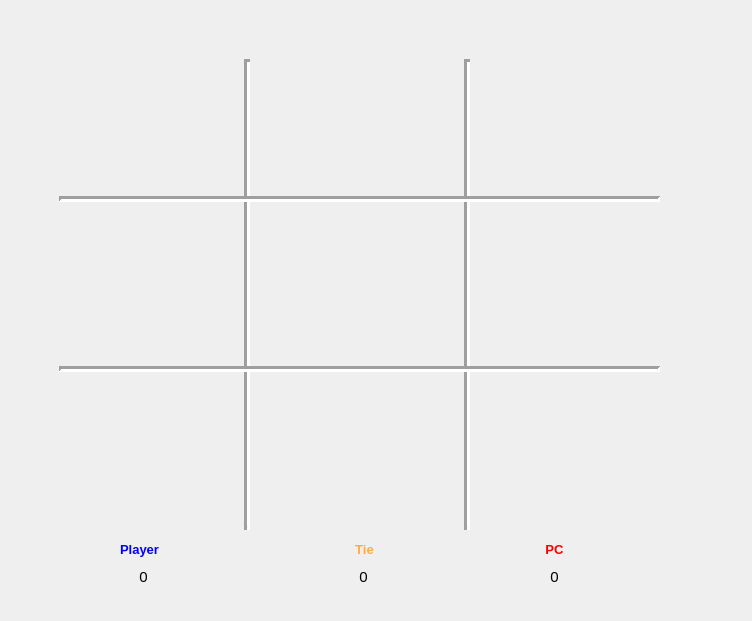
<?xml version="1.0" encoding="UTF-8"?>
<ui version="4.0">
 <class>widget_2</class>
 <widget class="QWidget" name="widget_2">
  <property name="enabled">
   <bool>true</bool>
  </property>
  <property name="geometry">
   <rect>
    <x>0</x>
    <y>0</y>
    <width>752</width>
    <height>621</height>
   </rect>
  </property>
  <property name="windowTitle">
   <string>Tic Tac Toe</string>
  </property>
  <property name="windowIcon">
   <iconset>
    <normaloff>logo.png</normaloff>logo.png</iconset>
  </property>
  <property name="layoutDirection">
   <enum>Qt::LeftToRight</enum>
  </property>
  <property name="styleSheet">
   <string notr="true"/>
  </property>
  <widget class="QWidget" name="mainView" native="true">
   <property name="geometry">
    <rect>
     <x>9</x>
     <y>9</y>
     <width>741</width>
     <height>611</height>
    </rect>
   </property>
   <property name="styleSheet">
    <string notr="true"/>
   </property>
   <widget class="Line" name="line_4">
    <property name="geometry">
     <rect>
      <x>450</x>
      <y>50</y>
      <width>16</width>
      <height>471</height>
     </rect>
    </property>
    <property name="sizePolicy">
     <sizepolicy hsizetype="Fixed" vsizetype="Minimum">
      <horstretch>0</horstretch>
      <verstretch>0</verstretch>
     </sizepolicy>
    </property>
    <property name="font">
     <font>
      <pointsize>11</pointsize>
     </font>
    </property>
    <property name="autoFillBackground">
     <bool>true</bool>
    </property>
    <property name="styleSheet">
     <string notr="true"/>
    </property>
    <property name="lineWidth">
     <number>3</number>
    </property>
    <property name="orientation">
     <enum>Qt::Vertical</enum>
    </property>
   </widget>
   <widget class="Line" name="line">
    <property name="geometry">
     <rect>
      <x>230</x>
      <y>50</y>
      <width>16</width>
      <height>471</height>
     </rect>
    </property>
    <property name="sizePolicy">
     <sizepolicy hsizetype="Fixed" vsizetype="Minimum">
      <horstretch>0</horstretch>
      <verstretch>0</verstretch>
     </sizepolicy>
    </property>
    <property name="font">
     <font>
      <pointsize>11</pointsize>
     </font>
    </property>
    <property name="autoFillBackground">
     <bool>true</bool>
    </property>
    <property name="styleSheet">
     <string notr="true"/>
    </property>
    <property name="lineWidth">
     <number>3</number>
    </property>
    <property name="orientation">
     <enum>Qt::Vertical</enum>
    </property>
   </widget>
   <widget class="QLabel" name="label_00">
    <property name="geometry">
     <rect>
      <x>58</x>
      <y>55</y>
      <width>181</width>
      <height>131</height>
     </rect>
    </property>
    <property name="font">
     <font>
      <pointsize>9</pointsize>
     </font>
    </property>
    <property name="text">
     <string/>
    </property>
    <property name="alignment">
     <set>Qt::AlignCenter</set>
    </property>
   </widget>
   <widget class="QLabel" name="label_01">
    <property name="geometry">
     <rect>
      <x>238</x>
      <y>55</y>
      <width>221</width>
      <height>131</height>
     </rect>
    </property>
    <property name="text">
     <string/>
    </property>
    <property name="alignment">
     <set>Qt::AlignCenter</set>
    </property>
   </widget>
   <widget class="QLabel" name="label_10">
    <property name="geometry">
     <rect>
      <x>48</x>
      <y>185</y>
      <width>191</width>
      <height>171</height>
     </rect>
    </property>
    <property name="text">
     <string/>
    </property>
    <property name="alignment">
     <set>Qt::AlignCenter</set>
    </property>
   </widget>
   <widget class="Line" name="line_2">
    <property name="geometry">
     <rect>
      <x>50</x>
      <y>180</y>
      <width>601</width>
      <height>20</height>
     </rect>
    </property>
    <property name="lineWidth">
     <number>3</number>
    </property>
    <property name="orientation">
     <enum>Qt::Horizontal</enum>
    </property>
   </widget>
   <widget class="Line" name="line_3">
    <property name="geometry">
     <rect>
      <x>50</x>
      <y>350</y>
      <width>601</width>
      <height>20</height>
     </rect>
    </property>
    <property name="lineWidth">
     <number>3</number>
    </property>
    <property name="orientation">
     <enum>Qt::Horizontal</enum>
    </property>
   </widget>
   <widget class="QLabel" name="label_11">
    <property name="geometry">
     <rect>
      <x>238</x>
      <y>185</y>
      <width>221</width>
      <height>171</height>
     </rect>
    </property>
    <property name="text">
     <string/>
    </property>
    <property name="alignment">
     <set>Qt::AlignCenter</set>
    </property>
   </widget>
   <widget class="QLabel" name="label_12">
    <property name="geometry">
     <rect>
      <x>458</x>
      <y>185</y>
      <width>191</width>
      <height>171</height>
     </rect>
    </property>
    <property name="text">
     <string/>
    </property>
    <property name="alignment">
     <set>Qt::AlignCenter</set>
    </property>
   </widget>
   <widget class="QLabel" name="label_21">
    <property name="geometry">
     <rect>
      <x>238</x>
      <y>355</y>
      <width>221</width>
      <height>171</height>
     </rect>
    </property>
    <property name="text">
     <string/>
    </property>
    <property name="alignment">
     <set>Qt::AlignCenter</set>
    </property>
   </widget>
   <widget class="QLabel" name="label_22">
    <property name="geometry">
     <rect>
      <x>458</x>
      <y>355</y>
      <width>191</width>
      <height>171</height>
     </rect>
    </property>
    <property name="text">
     <string/>
    </property>
    <property name="alignment">
     <set>Qt::AlignCenter</set>
    </property>
   </widget>
   <widget class="QLabel" name="label_02">
    <property name="geometry">
     <rect>
      <x>458</x>
      <y>55</y>
      <width>191</width>
      <height>131</height>
     </rect>
    </property>
    <property name="text">
     <string/>
    </property>
    <property name="alignment">
     <set>Qt::AlignCenter</set>
    </property>
   </widget>
   <widget class="QLabel" name="label_20">
    <property name="geometry">
     <rect>
      <x>48</x>
      <y>355</y>
      <width>191</width>
      <height>171</height>
     </rect>
    </property>
    <property name="text">
     <string/>
    </property>
    <property name="alignment">
     <set>Qt::AlignCenter</set>
    </property>
   </widget>
   <widget class="QLabel" name="label">
    <property name="geometry">
     <rect>
      <x>640</x>
      <y>520</y>
      <width>101</width>
      <height>91</height>
     </rect>
    </property>
    <property name="text">
     <string/>
    </property>
    <property name="pixmap">
     <pixmap>logo.png</pixmap>
    </property>
    <property name="scaledContents">
     <bool>true</bool>
    </property>
    <property name="alignment">
     <set>Qt::AlignCenter</set>
    </property>
    <property name="wordWrap">
     <bool>true</bool>
    </property>
   </widget>
   <widget class="QLabel" name="label_2">
    <property name="geometry">
     <rect>
      <x>310</x>
      <y>530</y>
      <width>91</width>
      <height>20</height>
     </rect>
    </property>
    <property name="font">
     <font>
      <pointsize>10</pointsize>
      <bold>true</bold>
     </font>
    </property>
    <property name="styleSheet">
     <string notr="true">color: rgb(255, 171, 74);</string>
    </property>
    <property name="text">
     <string>Tie</string>
    </property>
    <property name="alignment">
     <set>Qt::AlignCenter</set>
    </property>
    <property name="wordWrap">
     <bool>true</bool>
    </property>
   </widget>
   <widget class="QLabel" name="label_3">
    <property name="geometry">
     <rect>
      <x>490</x>
      <y>530</y>
      <width>111</width>
      <height>20</height>
     </rect>
    </property>
    <property name="font">
     <font>
      <pointsize>10</pointsize>
      <bold>true</bold>
     </font>
    </property>
    <property name="styleSheet">
     <string notr="true">color : red;</string>
    </property>
    <property name="text">
     <string>PC</string>
    </property>
    <property name="alignment">
     <set>Qt::AlignCenter</set>
    </property>
    <property name="wordWrap">
     <bool>true</bool>
    </property>
   </widget>
   <widget class="QLabel" name="label_4">
    <property name="geometry">
     <rect>
      <x>90</x>
      <y>530</y>
      <width>81</width>
      <height>20</height>
     </rect>
    </property>
    <property name="font">
     <font>
      <pointsize>10</pointsize>
      <bold>true</bold>
     </font>
    </property>
    <property name="styleSheet">
     <string notr="true">color : blue;</string>
    </property>
    <property name="text">
     <string>Player</string>
    </property>
    <property name="alignment">
     <set>Qt::AlignCenter</set>
    </property>
    <property name="wordWrap">
     <bool>false</bool>
    </property>
   </widget>
   <widget class="QLabel" name="player">
    <property name="geometry">
     <rect>
      <x>110</x>
      <y>560</y>
      <width>49</width>
      <height>16</height>
     </rect>
    </property>
    <property name="font">
     <font>
      <pointsize>11</pointsize>
     </font>
    </property>
    <property name="text">
     <string>0</string>
    </property>
    <property name="alignment">
     <set>Qt::AlignCenter</set>
    </property>
    <property name="wordWrap">
     <bool>false</bool>
    </property>
   </widget>
   <widget class="QLabel" name="tie">
    <property name="geometry">
     <rect>
      <x>330</x>
      <y>560</y>
      <width>49</width>
      <height>16</height>
     </rect>
    </property>
    <property name="font">
     <font>
      <pointsize>11</pointsize>
     </font>
    </property>
    <property name="text">
     <string>0</string>
    </property>
    <property name="alignment">
     <set>Qt::AlignCenter</set>
    </property>
    <property name="wordWrap">
     <bool>false</bool>
    </property>
   </widget>
   <widget class="QLabel" name="pc">
    <property name="geometry">
     <rect>
      <x>520</x>
      <y>560</y>
      <width>51</width>
      <height>16</height>
     </rect>
    </property>
    <property name="font">
     <font>
      <pointsize>11</pointsize>
     </font>
    </property>
    <property name="text">
     <string>0</string>
    </property>
    <property name="alignment">
     <set>Qt::AlignCenter</set>
    </property>
    <property name="wordWrap">
     <bool>false</bool>
    </property>
   </widget>
  </widget>
 </widget>
 <resources/>
 <connections/>
</ui>
